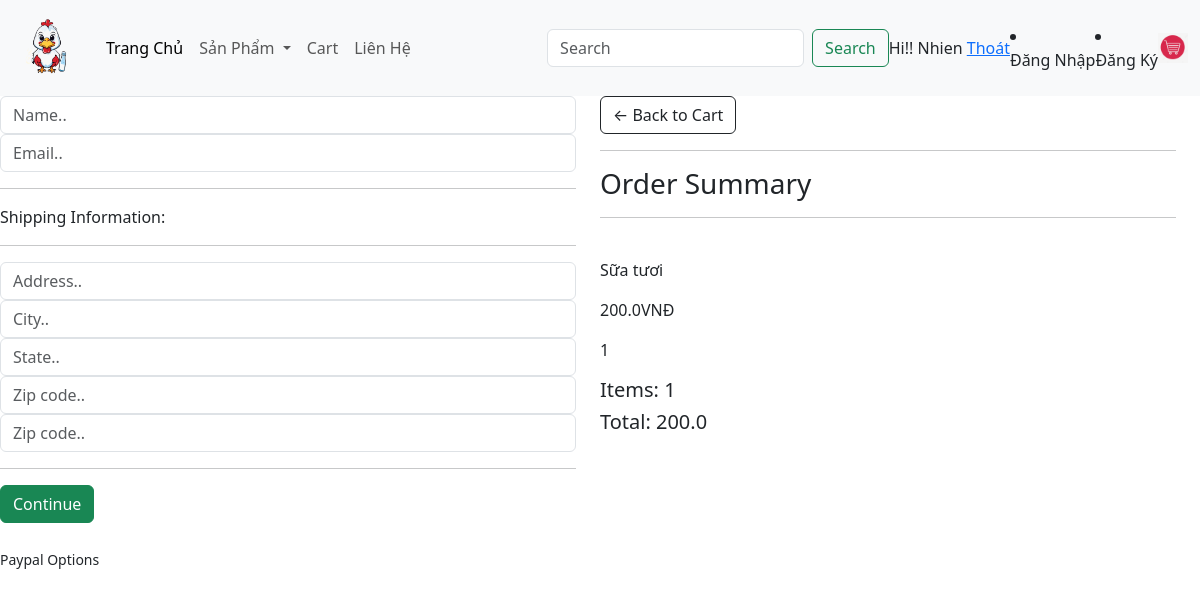
Page /checkout/ (signed in) on the earlier database version.
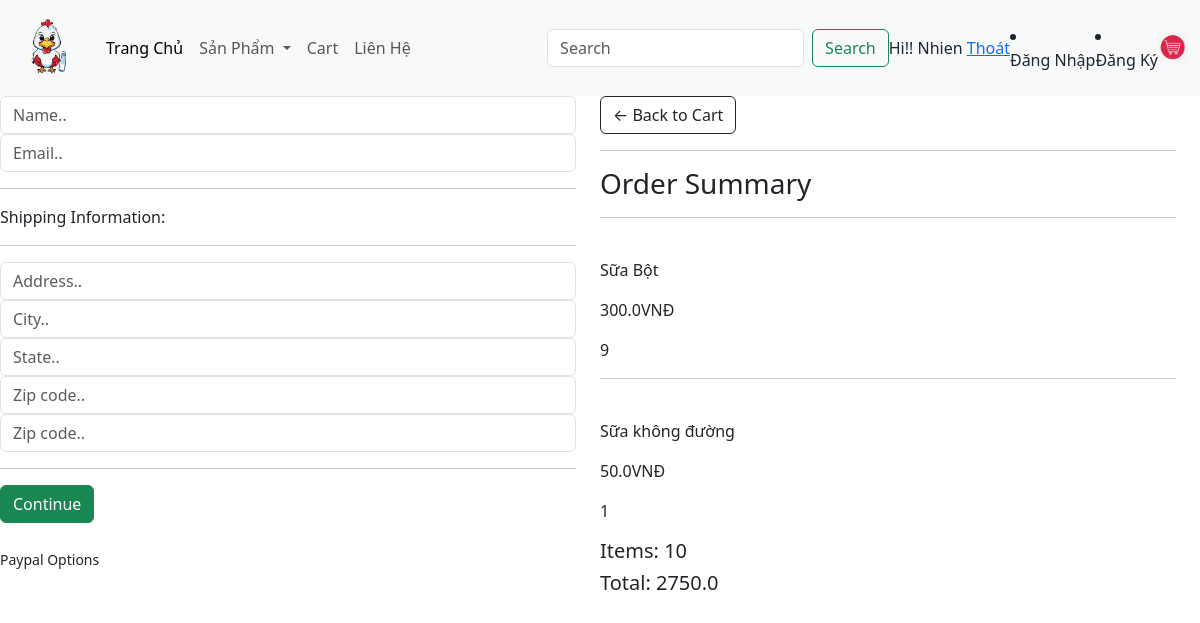
Same page on the later database version.
### app/models.py (models this page shows, shortened)
class OrderItem(models.Model):
    product = models.ForeignKey(Product, on_delete=models.SET_NULL,blank=True, null=True)
    order = models.ForeignKey(Order, on_delete=models.SET_NULL,blank=True, null=True)
    quantity = models.IntegerField(default=0, null=True, blank=False)
    date_added = models.DateTimeField(auto_now_add=True)
    @property
    def get_total(self):
        total = self.product.price * self.quantity
        return total

class Product(models.Model):
    name = models.CharField(max_length=200, null=True)
    price = models.FloatField()
    digital = models.BooleanField(default=False, null=True, blank=False)
    image = models.ImageField(null=True, blank=True)
    @property
    def ImageURL(self):
        try:
            url = self.image.url
        except:
            url = ''
        return url

class Order(models.Model):
    Customer = models.ForeignKey(User, on_delete=models.SET_NULL, null=True, blank=False)
    date_order = models.DateTimeField(auto_now_add=True)
    complete = models.BooleanField(default=False, null=True, blank=False)
    transaction_id = models.CharField(max_length=200, null = True)
    @property
    def get_cart_items(self):
        orderitems = self.orderitem_set.all()
        total = sum([item.quantity for item in orderitems ])
        return total
    @property
    def get_cart_total(self):
        orderitems = self.orderitem_set.all()
        total = sum([item.get_total for item in orderitems ])
        return total

### app/views.py (the view)
# urls.py: path('checkout/', views.checkout, name="checkout"),
def checkout(request):
    context={}
    if request.user.is_authenticated:
        customer = request.user
        order, created = Order.objects.get_or_create(Customer=customer, complete=False)
        items = order.orderitem_set.all()
    else:
        items = []
        order = {'order.get_cart_items':0,'order.get_cart_total':0}
    context = {'items': items, 'order': order}
    return render(request, 'app/checkout.html', context)

### app/templates/app/checkout.html
{% extends 'app/base.html' %}
{% load static %}
{% block content_checkout %}
     <div class="row" style='width:100%'>
		<div class="col-lg-6">
			<div class="box-element" id="form-wrapper">
				<form id="form">
					<div id="user-info">
						<div class="form-field">
							<input required class="form-control" type="text" name="name" placeholder="Name..">
						</div>
						<div class="form-field">
							<input required class="form-control" type="email" name="email" placeholder="Email..">
						</div>
					</div>
					<div id="shipping-info">
						<hr>
						<p>Shipping Information:</p>
						<hr>
						<div class="form-field">
							<input class="form-control" type="text" name="address" placeholder="Address..">
						</div>
						<div class="form-field">
							<input class="form-control" type="text" name="city" placeholder="City..">
						</div>
						<div class="form-field">
							<input class="form-control" type="text" name="state" placeholder="State..">
						</div>
						<div class="form-field">
							<input class="form-control" type="text" name="zipcode" placeholder="Zip code..">
						</div>
						<div class="form-field">
							<input class="form-control" type="text" name="country" placeholder="Zip code..">
						</div>
					</div>
					<hr>
					<input id="form-button" class="btn btn-success btn-block" type="submit" value="Continue">
				</form>
			</div>
			<br>
			<div class="box-element hidden" id="payment-info">
				<small>Paypal Options</small>
			</div>
		</div>
		<div class="col-lg-6">
			<div class="box-element">
				<a  class="btn btn-outline-dark" href="{% url 'cart' %}">&#x2190; Back to Cart</a>
				<hr>
				<h3>Order Summary</h3>
				{%for item in items %}
				<hr>
				<div class="cart-row">
					<div style="flex:2"><img class="row-image" src="{{item.product.ImageURL}}"></div>
					<div style="flex:2"><p>{{item.product.name}}</p></div>
					<div style="flex:1"><p>{{item.product.price}}VNĐ</p></div>
					<div style="flex:1"><p>{{item.quantity}}</p></div>
				</div>
				{%endfor%}
				<h5>Items:   {{order.get_cart_items}}</h5>
				<h5>Total:   {{order.get_cart_total}}</h5>
			</div>
		</div>
	</div>
{% endblock content_checkout %}

Differences in the rows shown:
removed OrderItem: product.name "Sữa tươi", product.price "200.0", quantity "1"
added OrderItem: product.name "Sữa Bột", product.price "300.0", quantity "9"
added OrderItem: product.name "Sữa không đường", product.price "50.0", quantity "1"
computed for Order: get_cart_items "1" → "10"; get_cart_total "200.0" → "2750.0"
